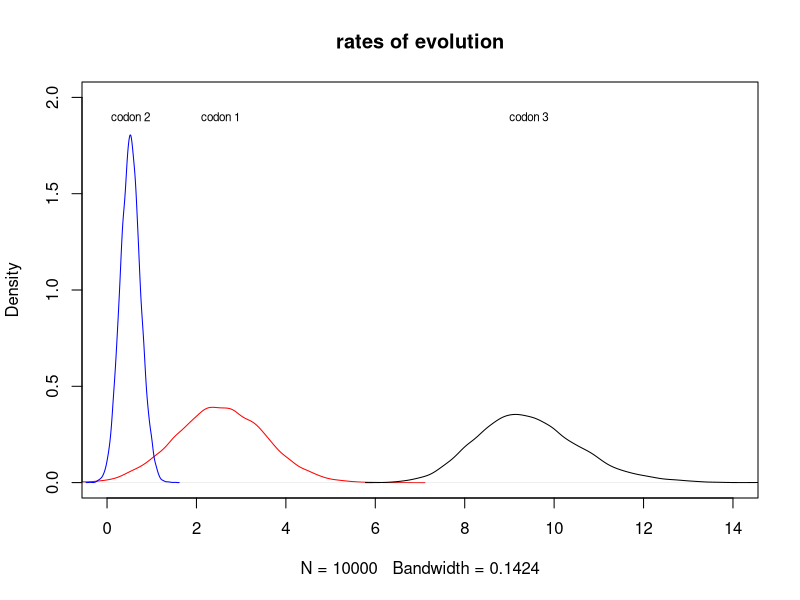

Generate this figure with R:
## ---- chunk 1
knitr::opts_chunk$set(echo = TRUE)
## ---- chunk 2
# probabilities in the field
p_a <- .05
p_b <- .95

# conditional probabilities for color give species
p_rc_a <- .5
p_rc_b <- .02
## ---- chunk 3
p_a_rc <- (p_rc_a * p_a) / (p_rc_a * p_a + p_rc_b * p_b)
p_a_rc
## ---- chunk 4
# our updated prior on the probability that our individual is species a
up_a <- p_a_rc
# probability of marker if species a
p_m_a <- .1
# probability of marker if species b
p_m_b <- .5

p_a_m <- (p_m_a * up_a) / (p_m_a * up_a + p_m_b * (1-up_a))
p_a_m
## ---- chunk 5
# our updated prior on the probability that our individual is species a
up_a <- p_a_m
# probability that positive for species a if species a
p_pta_a <- .95
# probability that positive for species a if species b
p_pta_b <- .02

p_a_pta <- (p_pta_a * up_a) / (p_pta_a * up_a + p_pta_b * (1-up_a))
p_a_pta
## ---- chunk 6
log <- read.csv("data/mcmc.log.csv")
plot(density(log$codon1),ylim=c(0,2),xlim=c(0,14), col="red",main="rates of evolution")
lines(density(log$codon2),col="blue")
lines(density(log$codon3))
text(x=mean(log$codon1), y=1.9, "codon 1", cex=.7)
text(x=mean(log$codon2), y=1.9, "codon 2", cex=.7)
text(x=mean(log$codon3), y=1.9, "codon 3", cex=.7)


## ---- chunk 7
library(coda)
HPDinterval(as.mcmc(log$codon1))
HPDinterval(as.mcmc(log$codon2))
HPDinterval(as.mcmc(log$codon3))
